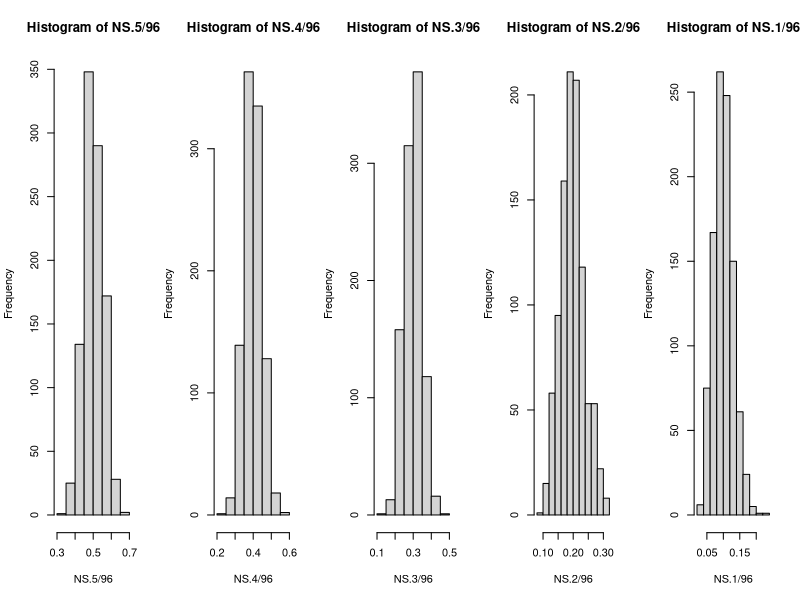
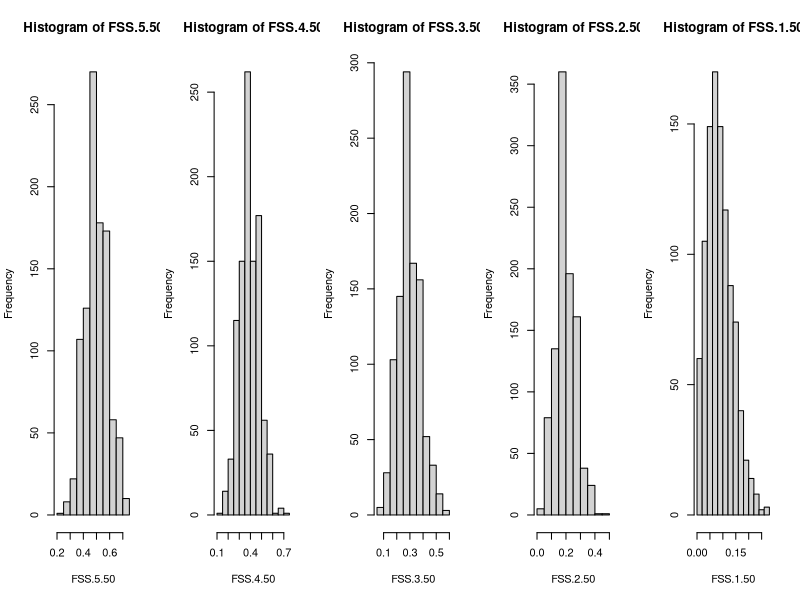
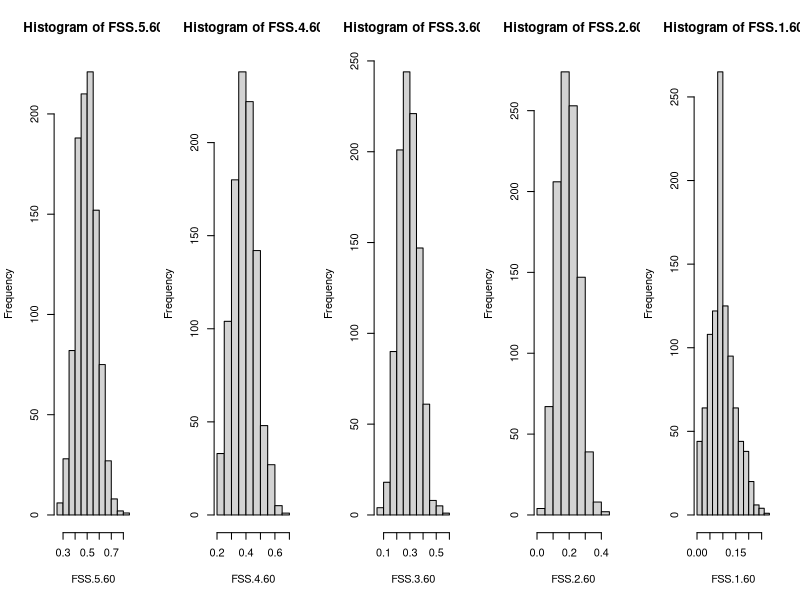
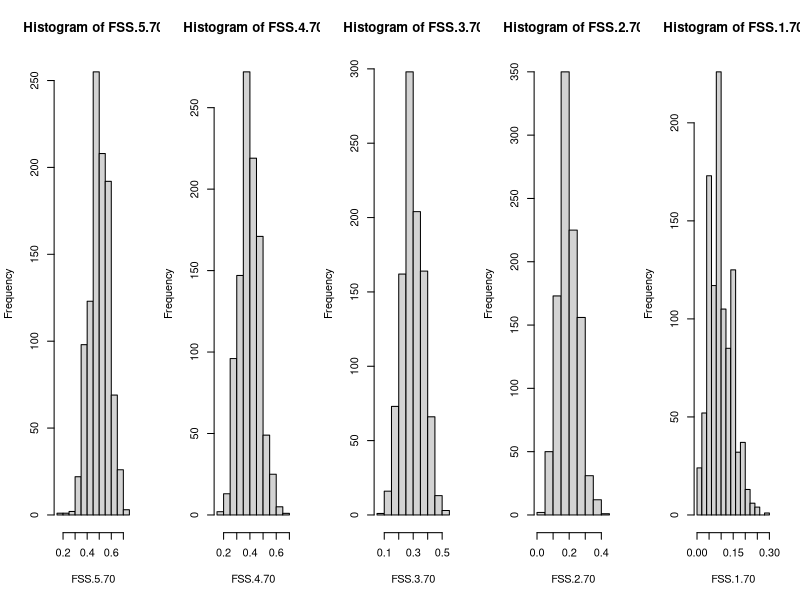
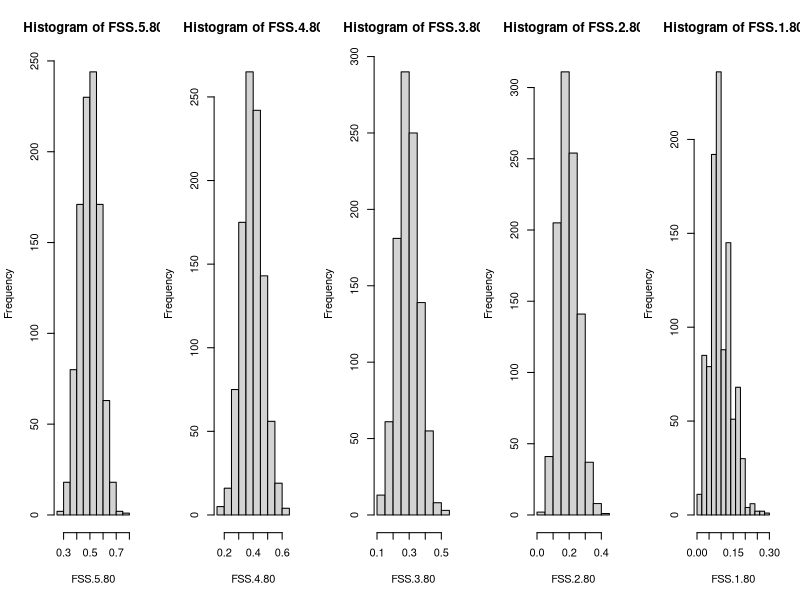
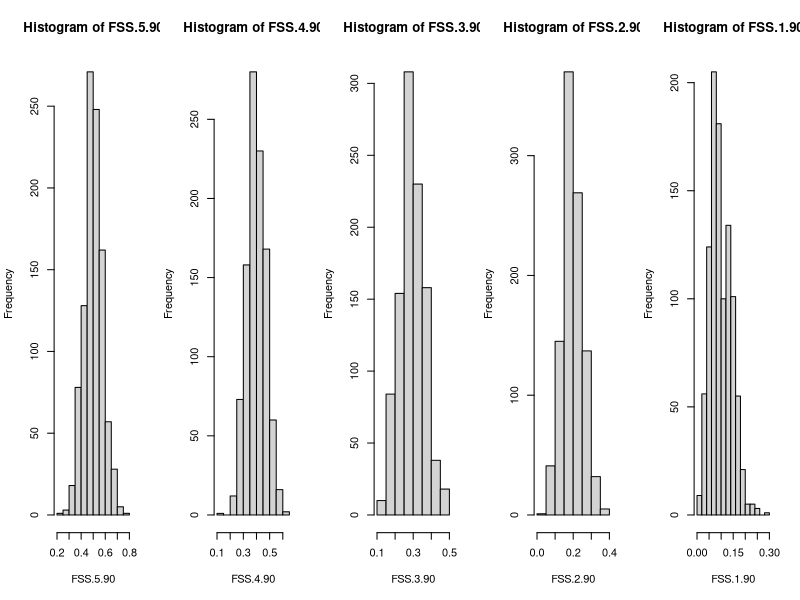
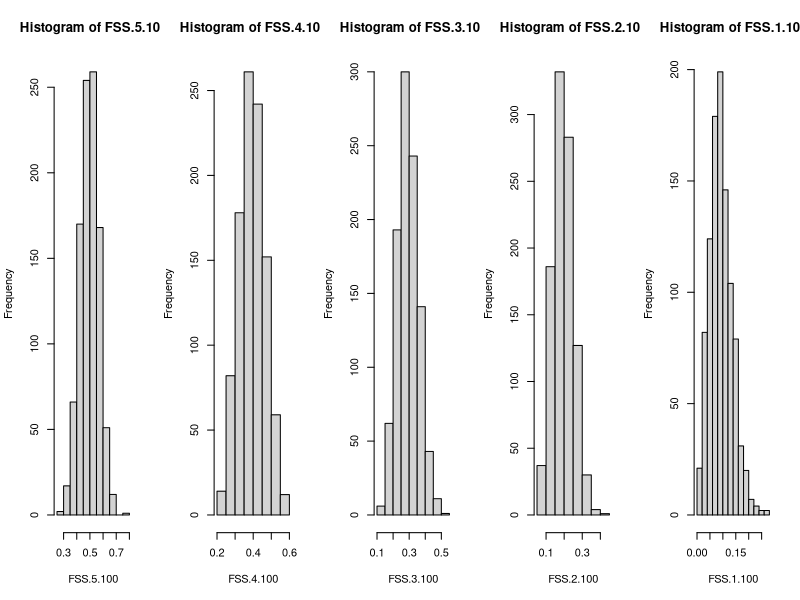
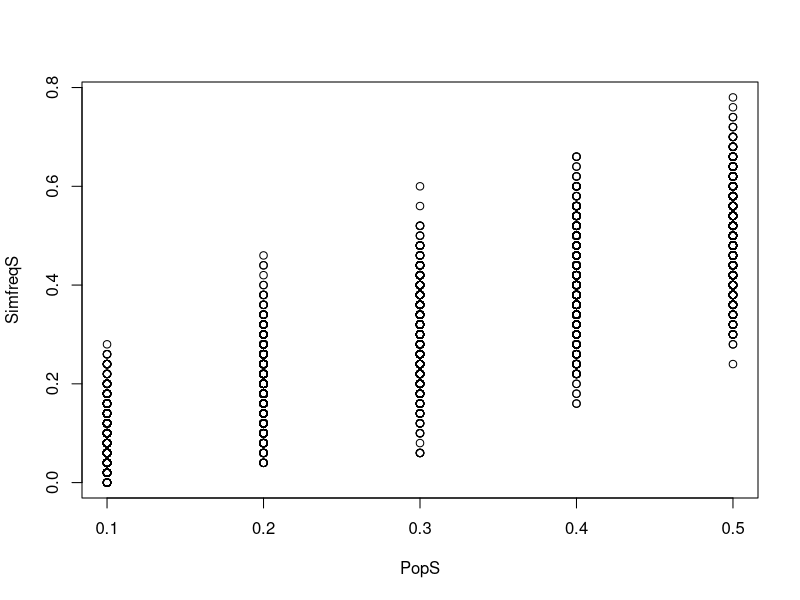

Reproduce these figures in R, in order.
### binomial models of popution smapling and pool sequencing ####
setwd("/Users/michaeljardine/Desktop/DTP/Data and analysis/coverage_simulations")


# rbinom(n, size, prob)

# n = number of onservations - number of times that the process is repeated 
# size = number of trials - number of samples - number of chromosomes taken from the population
# prob = probability of success - the true allele frequency within our poputlations

## Max's example: S = 0.4, sample 48 flies (96 chro), repeat 1000 times
## for all fdreq of S 0.1 - 0.5 
NS.5 <- rbinom(n=1000, size=96, prob=0.5)
NS.4 <- rbinom(n=1000, size=96, prob=0.4)
NS.3 <- rbinom(n=1000, size=96, prob=0.3)
NS.2 <- rbinom(n=1000, size=96, prob=0.2)
NS.1 <- rbinom(n=1000, size=96, prob=0.1)

par(mfrow=c(1,5))
hist(NS.5/96)
hist(NS.4/96)
hist(NS.3/96)
hist(NS.2/96)
hist(NS.1/96)

## works

## coverage of x50 
NSS.5.50 <- rbinom(n=1000, size=50, prob=NS.5/96)
NSS.4.50 <- rbinom(n=1000, size=50, prob=NS.4/96)
NSS.3.50 <- rbinom(n=1000, size=50, prob=NS.3/96)
NSS.2.50 <- rbinom(n=1000, size=50, prob=NS.2/96)
NSS.1.50 <- rbinom(n=1000, size=50, prob=NS.1/96)

FSS.5.50 <- NSS.5.50/50
FSS.4.50 <- NSS.4.50/50
FSS.3.50 <- NSS.3.50/50
FSS.2.50 <- NSS.2.50/50
FSS.1.50 <- NSS.1.50/50

par(mfrow=c(1,5))
hist(FSS.5.50)
hist(FSS.4.50)
hist(FSS.3.50)
hist(FSS.2.50)
hist(FSS.1.50)

## repeat for 60
NSS.5.60 <- rbinom(n=1000, size=60, prob=NS.5/96)
NSS.4.60 <- rbinom(n=1000, size=60, prob=NS.4/96)
NSS.3.60 <- rbinom(n=1000, size=60, prob=NS.3/96)
NSS.2.60 <- rbinom(n=1000, size=60, prob=NS.2/96)
NSS.1.60 <- rbinom(n=1000, size=60, prob=NS.1/96)

FSS.5.60 <- NSS.5.60/60
FSS.4.60 <- NSS.4.60/60
FSS.3.60 <- NSS.3.60/60
FSS.2.60 <- NSS.2.60/60
FSS.1.60 <- NSS.1.60/60

par(mfrow=c(1,5))
hist(FSS.5.60)
hist(FSS.4.60)
hist(FSS.3.60)
hist(FSS.2.60)
hist(FSS.1.60)

## repeat for 70
NSS.5.70 <- rbinom(n=1000, size=70, prob=NS.5/96)
NSS.4.70 <- rbinom(n=1000, size=70, prob=NS.4/96)
NSS.3.70 <- rbinom(n=1000, size=70, prob=NS.3/96)
NSS.2.70 <- rbinom(n=1000, size=70, prob=NS.2/96)
NSS.1.70 <- rbinom(n=1000, size=70, prob=NS.1/96)

FSS.5.70 <- NSS.5.70/70
FSS.4.70 <- NSS.4.70/70
FSS.3.70 <- NSS.3.70/70
FSS.2.70 <- NSS.2.70/70
FSS.1.70 <- NSS.1.70/70

par(mfrow=c(1,5))
hist(FSS.5.70)
hist(FSS.4.70)
hist(FSS.3.70)
hist(FSS.2.70)
hist(FSS.1.70)

## repeat for 80
NSS.5.80 <- rbinom(n=1000, size=80, prob=NS.5/96)
NSS.4.80 <- rbinom(n=1000, size=80, prob=NS.4/96)
NSS.3.80 <- rbinom(n=1000, size=80, prob=NS.3/96)
NSS.2.80 <- rbinom(n=1000, size=80, prob=NS.2/96)
NSS.1.80 <- rbinom(n=1000, size=80, prob=NS.1/96)

FSS.5.80 <- NSS.5.80/80
FSS.4.80 <- NSS.4.80/80
FSS.3.80 <- NSS.3.80/80
FSS.2.80 <- NSS.2.80/80
FSS.1.80 <- NSS.1.80/80

par(mfrow=c(1,5))
hist(FSS.5.80)
hist(FSS.4.80)
hist(FSS.3.80)
hist(FSS.2.80)
hist(FSS.1.80)

## repeat for 90
NSS.5.90 <- rbinom(n=1000, size=90, prob=NS.5/96)
NSS.4.90 <- rbinom(n=1000, size=90, prob=NS.4/96)
NSS.3.90 <- rbinom(n=1000, size=90, prob=NS.3/96)
NSS.2.90 <- rbinom(n=1000, size=90, prob=NS.2/96)
NSS.1.90 <- rbinom(n=1000, size=90, prob=NS.1/96)

FSS.5.90 <- NSS.5.90/90
FSS.4.90 <- NSS.4.90/90
FSS.3.90 <- NSS.3.90/90
FSS.2.90 <- NSS.2.90/90
FSS.1.90 <- NSS.1.90/90

par(mfrow=c(1,5))
hist(FSS.5.90)
hist(FSS.4.90)
hist(FSS.3.90)
hist(FSS.2.90)
hist(FSS.1.90)

## repeat at 100 for 0.1 - 0.5
NSS.5.100 <- rbinom(n=1000, size=100, prob=NS.5/96)
NSS.4.100 <- rbinom(n=1000, size=100, prob=NS.4/96)
NSS.3.100 <- rbinom(n=1000, size=100, prob=NS.3/96)
NSS.2.100 <- rbinom(n=1000, size=100, prob=NS.2/96)
NSS.1.100 <- rbinom(n=1000, size=100, prob=NS.1/96)

FSS.5.100 <- NSS.5.100/100
FSS.4.100 <- NSS.4.100/100
FSS.3.100 <- NSS.3.100/100
FSS.2.100 <- NSS.2.100/100
FSS.1.100 <- NSS.1.100/100

par(mfrow=c(1,5))
hist(FSS.5.100)
hist(FSS.4.100)
hist(FSS.3.100)
hist(FSS.2.100)
hist(FSS.1.100)

### now take the results from some of these models and put into a data frame to make the plots

# start small with a data frame of x50 coverage
coveragex50 <- data.frame(FSS.5.50, FSS.4.50, FSS.3.50, FSS.2.50, FSS.1.50)

# not sure how to manipulate this data frame atm
# export to excel and sort there
setwd("/Users/michaeljardine/Desktop/DTP/Data and analysis/coverage_simulations")
write.csv(coveragex50, file = "coveragex50.csv")

combx50 <- read.csv("coveragex50_comb.csv")
str(combx50)
summary(combx50)

par(mfrow=c(1,1))
plot(SimfreqS ~ PopS, data=combx50)

# another one for x100
coveragex100 <- data.frame(FSS.5.100, FSS.4.100, FSS.3.100, FSS.2.100, FSS.1.100)

# not sure how to manipulate this data frame atm
# export to excel and sort there
setwd("/Users/michaeljardine/Desktop/DTP/Data and analysis/coverage_simulations")
write.csv(coveragex100, file = "coveragex100.csv")

combx100 <- read.csv("coveragex100_comb.csv")
str(combx100)
summary(combx100)

par(mfrow=c(1,1))
plot(SimfreqS ~ PopS, data=combx100)

# add coverage variable
x50 <- rep(50, 5000)
combx50$coverage <- x50

x100 <- rep(100, 5000)
combx100$coverage <- x100

# can we combine the two data sets?
comb_x50_x100 <- rbind(combx50, combx100)
str(comb_x50_x100)
comb_x50_x100$PopS <- factor(comb_x50_x100$PopS)
comb_x50_x100$coverage <- factor(comb_x50_x100$coverage)
str(comb_x50_x100)


## can we plot this?
library(ggplot2)
ggplot(aes(x=PopS, y=SimfreqS, color=coverage), data=comb_x50_x100) +
  geom_point(shape=1, position=position_jitter()) +
  scale_colour_hue(l=50) +
  geom_smooth(method = lm, se=TRUE, fullrange=TRUE)

library(plyr)
cdata <- ddply(comb_x50_x100, c("PopS", "coverage"), summarise,
               N    = length(SimfreqS),
               mean = mean(SimfreqS),
               sd   = sd(SimfreqS),
               se   = sd / sqrt(N),
               ci  = 1.96*(sd/(sqrt(N)))
)
cdata

## using se
pd <- position_dodge(0.2)
ggplot(aes(x=PopS, y=mean, color=coverage), data=cdata) + 
  geom_errorbar(aes(ymin=mean-se, ymax=mean+se), width=.1, position=pd) +
  geom_line(position=pd) +
  geom_point(position=pd) +
  geom_smooth(method=lm, formula=y~x, se=TRUE, fullrange=TRUE, size=2)

x50vsx100 <- ggplot(aes(x=PopS, y=mean, color=coverage), data=cdata)+ 
  geom_errorbar(aes(ymin=mean-se, ymax=mean+se), width=.3, position=pd)+
  geom_point(aes(size=1), position=pd)+
  ylab("Frequency of S determined by sequencing")+
  xlab("True population frequency of S")+
  theme_bw()+
  theme(legend.title=element_blank(),axis.text = element_text(size=25),
        axis.title = element_text(size=30),legend.position = "none",strip.text=element_text(size=25))+
  scale_y_continuous(limits=c(0, 0.7))

x50vsx100

## using sd
x50vsx100.sd <- ggplot(aes(x=PopS, y=mean, color=coverage), data=cdata)+ 
  geom_errorbar(aes(ymin=mean-sd, ymax=mean+sd), width=.3, position=pd)+
  geom_point(aes(size=1), position=pd)+
  ylab("Frequency of S determined by sequencing")+
  xlab("True population frequency of S")+
  theme_bw()+
  theme(legend.title=element_blank(),axis.text = element_text(size=25),
        axis.title = element_text(size=30),legend.position = "none",strip.text=element_text(size=25))+
  scale_y_continuous(limits=c(0, 0.7))+
  theme(legend.position="right")

x50vsx100.sd


## using confidence intervals
x50vsx100.ci <- ggplot(aes(x=PopS, y=mean, color=coverage), data=cdata)+ 
  geom_errorbar(aes(ymin=mean-ci, ymax=mean+ci), width=.3, position=pd)+
  geom_point(aes(size=1), position=pd)+
  ylab("Frequency of S determined by sequencing")+
  xlab("True population frequency of S")+
  theme_bw()+
  theme(legend.title=element_blank(),axis.text = element_text(size=25),
        axis.title = element_text(size=30),legend.position = "none",strip.text=element_text(size=25))+
  scale_y_continuous(limits=c(0, 0.7))

x50vsx100.ci
